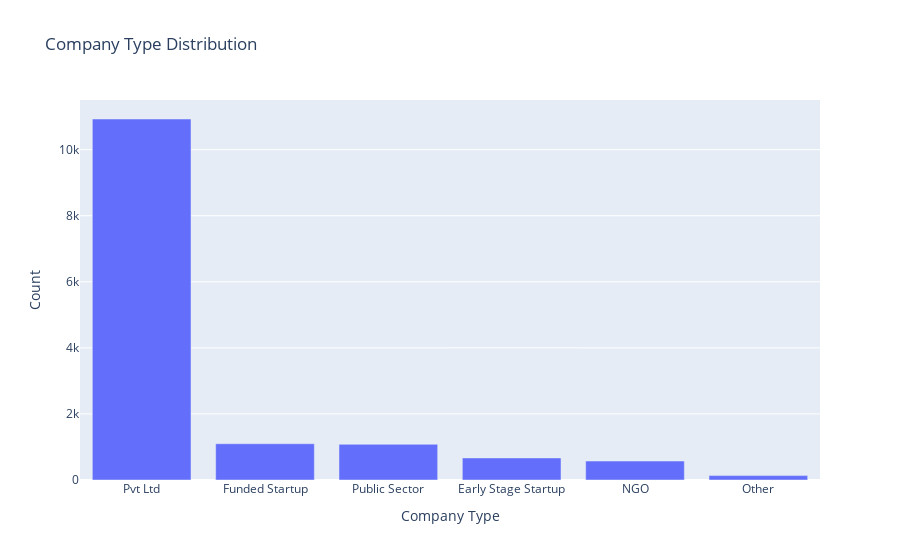

Here is the notebook cell this chart was saved with:
### Code cell
# Create a DataFrame for the company type distribution
company_type_df = company_type_counts.reset_index()
company_type_df.columns = ['company_type', 'count']

fig = px.bar(company_type_df, x='company_type', y='count', 
             title='Company Type Distribution',
             labels={'company_type': 'Company Type', 'count': 'Count'})

fig.show()

### Figure 1 — Plotly figure (JSON) as saved in the notebook; plotly's stock layout.template omitted (floating-point values rounded to 4 significant figures)
{"data": [{"alignmentgroup": "True", "hovertemplate": "Company Type=%{x}<br>Count=%{y}<extra></extra>", "legendgroup": "", "marker": {"color": "#636efa", "pattern": {"shape": ""}}, "name": "", "offsetgroup": "", "orientation": "v", "showlegend": false, "textposition": "auto", "type": "bar", "x": ["Pvt Ltd", null, "Funded Startup", "Public Sector", "Early Stage Startup", "NGO", "Other"], "xaxis": "x", "y": [10928, 6756, 1098, 1080, 668, 574, 133], "yaxis": "y"}], "layout": {"autosize": true, "barmode": "relative", "legend": {"tracegroupgap": 0}, "title": {"text": "Company Type Distribution"}, "xaxis": {"anchor": "y", "autorange": true, "domain": [0, 1], "range": [-0.5, 5.5], "title": {"text": "Company Type"}, "type": "category"}, "yaxis": {"anchor": "x", "autorange": true, "domain": [0, 1], "range": [0, 11500.0], "title": {"text": "Count"}, "type": "linear"}}}
